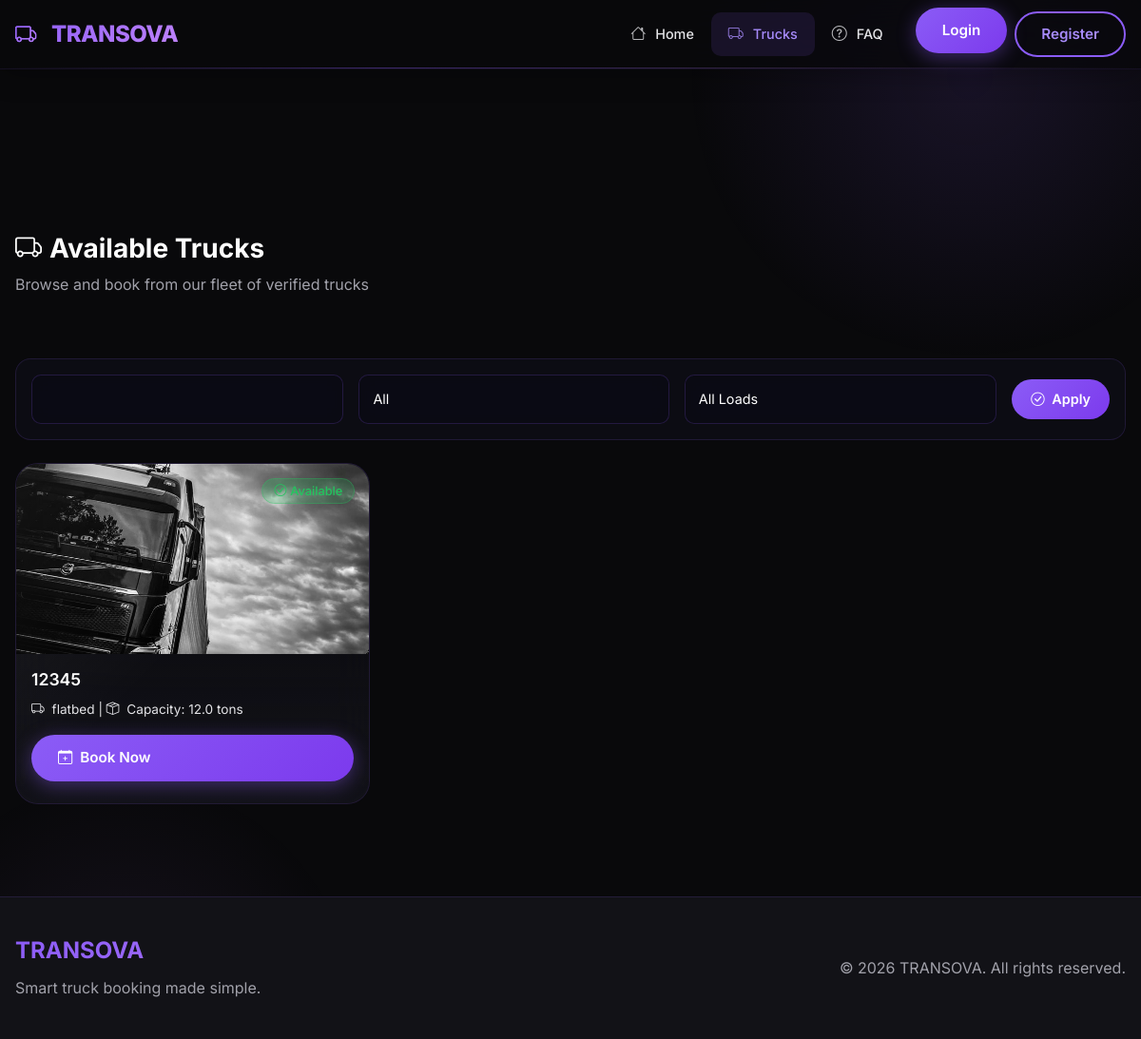
The app's page /trucks/ with its own data.
### fleet/models.py (models this page shows, shortened)
class Truck(models.Model):
    TRUCK_TYPES = [
        ("box_truck", "Box Truck"),
        ("flatbed", "Flatbed"),
        ("refrigerated", "Refrigerated Truck"),
        ("tanker", "Tanker Truck"),
        ("semi_trailer", "Semi-Trailer Truck (18-Wheeler)"),
        ("garbage", "Garbage Truck"),
        ("car_carrier", "Car Carrier Truck"),
        ("heavy_haul", "Heavy Haul Truck"),
    ]
    company = models.ForeignKey(
        Company,
        on_delete=models.CASCADE,
        related_name="trucks",
        null=True,
        blank=True,
        db_index=True,  # Index for company-specific queries
    )
    truck_number = models.CharField(max_length=50)
    truck_type = models.CharField(max_length=50, choices=TRUCK_TYPES)
    capacity = models.FloatField()
    is_available = models.BooleanField(default=True, db_index=True)
    image = models.ImageField(upload_to="truck_images/", blank=True, null=True)
    price_per_km = models.DecimalField(max_digits=8, decimal_places=2)
    current_latitude = models.FloatField(null=True, blank=True, db_index=True)
    current_longitude = models.FloatField(null=True, blank=True)
    last_location_update = models.DateTimeField(null=True, blank=True)
    is_online = models.BooleanField(
        default=False, db_index=True
    )  # GPS device online status
    created_at = models.DateTimeField(auto_now_add=True, null=True, blank=True)
    updated_at = models.DateTimeField(auto_now=True, null=True, blank=True)
    class Meta:
        ordering = ["-created_at"]
        unique_together = [["company", "truck_number"]]

### bookings/views.py (the view)
# urls.py: path("trucks/", trucks_list, name="trucks_list"),
def trucks_list(request):
    trucks = Truck.objects.all()
    if request.GET.get("type"):
        trucks = trucks.filter(truck_type__iexact=request.GET["type"])
    if request.GET.get("load"):
        trucks = trucks.filter(load_types__id=request.GET["load"])
    if request.GET.get("availability") == "available":
        trucks = trucks.filter(is_available=True)
    elif request.GET.get("availability") == "booked":
        trucks = trucks.filter(is_available=False)
    context = {
        "trucks": trucks,
        "load_types": LoadType.objects.all(),
        "truck_types": Truck.objects.values_list("truck_type", flat=True).distinct(),
        "selected_type": request.GET.get("type"),
        "selected_load": request.GET.get("load"),
        "selected_availability": request.GET.get("availability"),
    }
    return render(request, "bookings/trucks_list.html", context)

### bookings/context_processors.py (called while the page is built)
def pending_companies_count(request):
    try:
        if request.user.is_authenticated and (
            request.user.is_staff
            or request.user.is_superuser
            or request.user.role == "ADMIN"
        ):
            return {
                "pending_companies": Company.objects.filter(is_approved=False).count()
            }
    except:
        pass
    return {"pending_companies": 0}

### bookings/templates/bookings/trucks_list.html (shortened to what this page needs)
{% extends "bookings/base.html" %}
{% load static %}
{% block content %}
<section class="trucks-section">
    <div class="container">
        <div class="row mb-4">
            <div class="col-12">
                <h2 class="section-title text-start">
                    <i class="bi bi-truck me-2"></i>Available Trucks
                </h2>
                <p class="text-muted">Browse and book from our fleet of verified trucks</p>
            </div>
        </div>
        <form id="filter-panel" class="filter-panel d-none d-md-flex flex-wrap gap-3 mb-4 align-items-center">
            <div class="flex-grow-1">
                <select id="type-filter" name="truck_type" class="form-select">
                    {% for type in truck_types %}
                        <option value="{{ type.id }}" {% if selected_type|stringformat:"s" == type.id|stringformat:"s" %}selected{% endif %}>
                        </option>
                    {% endfor %}
                </select>
            </div>
            <div class="flex-grow-1">
                <select id="availability-filter" name="availability" class="form-select">
                    <option value="">All</option>
                </select>
            </div>
            <div class="flex-grow-1">
                <select id="load-filter" name="load" class="form-select">
                    <option value="">All Loads</option>
                </select>
            </div>
            <div class="flex-shrink-0">
                <button id="apply-filter" class="btn btn-filter">
                    <i class="bi bi-check-circle me-1"></i> Apply
                </button>
            </div>
        </form>
        <div class="row g-4">
            {% for truck in trucks %}
            <div class="col-12 col-sm-6 col-lg-4 d-flex">
                <div class="truck-card w-100"
                     data-truck-type="{{ truck.truck_type }}"
                     data-availability="{% if truck.is_available %}available{% else %}booked{% endif %}"
                     data-load="{{ truck.load_type }}">
                    <div style="height: 200px; overflow: hidden; position: relative;">
<img src="{% if truck.image %}{{ truck.image.url }}{% else %}{% static 'images/hero-bg.jpg' %}{% endif %}"
                             alt="{{ truck.truck_number }}"
                             style="width: 100%; height: 100%; object-fit: cover;">
                        <div style="position: absolute; top: 15px; right: 15px;">
                            {% if truck.is_available %}
                            <span class="status-badge available">
                                <i class="bi bi-check-circle me-1"></i>Available
                            </span>
                            {% else %}
                            <span class="status-badge booked">
                                <i class="bi bi-x-circle me-1"></i>Booked
                            </span>
                            {% endif %}
                        </div>
                    </div>
                    <div class="truck-card-body">
                        <h5 class="truck-number">{{ truck.truck_number }}</h5>
                        <p class="truck-info mb-3">
                            <i class="bi bi-truck me-2"></i>{{ truck.truck_type }} |
                            <i class="bi bi-box-seam me-2"></i>Capacity: {{ truck.capacity }} tons
                        </p>
                        {% if truck.is_available %}
                        <a href="{% url 'customer_booking' %}?truck={{ truck.id }}" class="kontrek-btn w-100">
                            <i class="bi bi-calendar-plus me-2"></i>Book Now
                        </a>
                        {% else %}
                        <button class="kontrek-btn w-100" disabled style="opacity: 0.5; cursor: not-allowed;">
                            <i class="bi bi-x-circle me-2"></i>Currently Booked
                        </button>
                        {% endif %}
                    </div>
                </div>
            </div>
            {% endfor %}
        </div>
    </div>
</section>
{% endblock %}

### bookings/templates/bookings/trucks_list.html (style rules this page uses)
.trucks-section { padding: 100px 0 50px; min-height: 100vh; }
.trucks-section .section-title { font-size: 1.75rem; text-align: start; margin-bottom: 8px; }
.filter-panel { background: rgba(15, 15, 25, 0.6) !important; backdrop-filter: blur(20px); -webkit-backdrop-filter: blur(20px); border: 1px solid rgba(139, 92, 246, 0.15); border-radius: 16px; padding: 16px; margin-bottom: 24px; }
.filter-panel .form-select { background: rgba(10, 10, 20, 0.8); border: 1px solid rgba(139, 92, 246, 0.2); color: var(--text-primary); border-radius: 10px; padding: 10px 14px; font-size: 0.9rem; }
.btn-filter { background: linear-gradient(135deg, #8b5cf6, #7c3aed); border: none; color: #fff; font-weight: 600; border-radius: 25px; padding: 10px 20px; font-size: 0.9rem; transition: all 0.3s ease; width: 100%; }
.truck-card img { height: 160px; }
.truck-card-body { padding: 16px; }
.truck-number { font-size: 1.1rem; }
.truck-info { font-size: 0.85rem; margin-bottom: 12px; }

### records on screen
Truck: image (picture), is_available True (drawn), truck_number "12345", truck_type "flatbed", capacity "12.0"
